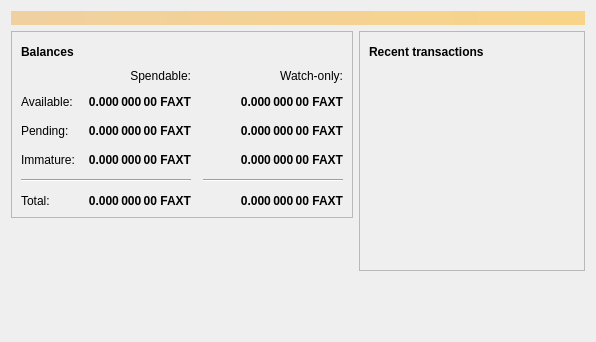
<?xml version="1.0" encoding="UTF-8"?>
<ui version="4.0">
 <class>OverviewPage</class>
 <widget class="QWidget" name="OverviewPage">
  <property name="geometry">
   <rect>
    <x>0</x>
    <y>0</y>
    <width>596</width>
    <height>342</height>
   </rect>
  </property>
  <property name="windowTitle">
   <string>Form</string>
  </property>
  <layout class="QVBoxLayout" name="topLayout">
   <item>
    <widget class="QLabel" name="labelAlerts">
     <property name="visible">
      <bool>false</bool>
     </property>
     <property name="styleSheet">
      <string notr="true">QLabel { background-color: qlineargradient(x1: 0, y1: 0, x2: 1, y2: 0, stop:0 #F0D0A0, stop:1 #F8D488); color:#000000; }</string>
     </property>
     <property name="wordWrap">
      <bool>true</bool>
     </property>
     <property name="margin">
      <number>3</number>
     </property>
     <property name="textInteractionFlags">
      <set>Qt::TextSelectableByMouse</set>
     </property>
    </widget>
   </item>
   <item>
    <layout class="QHBoxLayout" name="horizontalLayout" stretch="1,1">
     <item>
      <layout class="QVBoxLayout" name="verticalLayout_2">
       <item>
        <widget class="QFrame" name="frame">
         <property name="frameShape">
          <enum>QFrame::StyledPanel</enum>
         </property>
         <property name="frameShadow">
          <enum>QFrame::Raised</enum>
         </property>
         <layout class="QVBoxLayout" name="verticalLayout_4">
          <item>
           <layout class="QHBoxLayout" name="horizontalLayout_4">
            <item>
             <widget class="QLabel" name="label_5">
              <property name="font">
               <font>
                <weight>75</weight>
                <bold>true</bold>
               </font>
              </property>
              <property name="text">
               <string>Balances</string>
              </property>
             </widget>
            </item>
            <item>
             <widget class="QPushButton" name="labelWalletStatus">
              <property name="enabled">
               <bool>true</bool>
              </property>
              <property name="maximumSize">
               <size>
                <width>30</width>
                <height>16777215</height>
               </size>
              </property>
              <property name="toolTip">
               <string>The displayed information may be out of date. Your wallet automatically synchronizes with the Faxtcoin network after a connection is established, but this process has not completed yet.</string>
              </property>
              <property name="text">
               <string/>
              </property>
              <property name="icon">
               <iconset resource="../bitcoin.qrc">
                <normaloff>:/icons/warning</normaloff>
                <disabledoff>:/icons/warning</disabledoff>:/icons/warning</iconset>
              </property>
              <property name="iconSize">
               <size>
                <width>24</width>
                <height>24</height>
               </size>
              </property>
              <property name="flat">
               <bool>true</bool>
              </property>
             </widget>
            </item>
            <item>
             <spacer name="horizontalSpacer_3">
              <property name="orientation">
               <enum>Qt::Horizontal</enum>
              </property>
              <property name="sizeHint" stdset="0">
               <size>
                <width>40</width>
                <height>20</height>
               </size>
              </property>
             </spacer>
            </item>
           </layout>
          </item>
          <item>
           <layout class="QGridLayout" name="gridLayout">
            <property name="spacing">
             <number>12</number>
            </property>
            <item row="2" column="2">
             <widget class="QLabel" name="labelWatchPending">
              <property name="font">
               <font>
                <weight>75</weight>
                <bold>true</bold>
               </font>
              </property>
              <property name="cursor">
               <cursorShape>IBeamCursor</cursorShape>
              </property>
              <property name="toolTip">
               <string>Unconfirmed transactions to watch-only addresses</string>
              </property>
              <property name="text">
               <string notr="true">0.000 000 00 FAXT</string>
              </property>
              <property name="alignment">
               <set>Qt::AlignRight|Qt::AlignTrailing|Qt::AlignVCenter</set>
              </property>
              <property name="textInteractionFlags">
               <set>Qt::LinksAccessibleByMouse|Qt::TextSelectableByKeyboard|Qt::TextSelectableByMouse</set>
              </property>
             </widget>
            </item>
            <item row="2" column="1">
             <widget class="QLabel" name="labelUnconfirmed">
              <property name="font">
               <font>
                <weight>75</weight>
                <bold>true</bold>
               </font>
              </property>
              <property name="cursor">
               <cursorShape>IBeamCursor</cursorShape>
              </property>
              <property name="toolTip">
               <string>Total of transactions that have yet to be confirmed, and do not yet count toward the spendable balance</string>
              </property>
              <property name="text">
               <string notr="true">0.000 000 00 FAXT</string>
              </property>
              <property name="alignment">
               <set>Qt::AlignRight|Qt::AlignTrailing|Qt::AlignVCenter</set>
              </property>
              <property name="textInteractionFlags">
               <set>Qt::LinksAccessibleByMouse|Qt::TextSelectableByKeyboard|Qt::TextSelectableByMouse</set>
              </property>
             </widget>
            </item>
            <item row="3" column="2">
             <widget class="QLabel" name="labelWatchImmature">
              <property name="font">
               <font>
                <weight>75</weight>
                <bold>true</bold>
               </font>
              </property>
              <property name="cursor">
               <cursorShape>IBeamCursor</cursorShape>
              </property>
              <property name="toolTip">
               <string>Mined balance in watch-only addresses that has not yet matured</string>
              </property>
              <property name="text">
               <string notr="true">0.000 000 00 FAXT</string>
              </property>
              <property name="alignment">
               <set>Qt::AlignRight|Qt::AlignTrailing|Qt::AlignVCenter</set>
              </property>
              <property name="textInteractionFlags">
               <set>Qt::LinksAccessibleByMouse|Qt::TextSelectableByKeyboard|Qt::TextSelectableByMouse</set>
              </property>
             </widget>
            </item>
            <item row="4" column="0" colspan="2">
             <widget class="Line" name="line">
              <property name="orientation">
               <enum>Qt::Horizontal</enum>
              </property>
             </widget>
            </item>
            <item row="4" column="2">
             <widget class="Line" name="lineWatchBalance">
              <property name="sizePolicy">
               <sizepolicy hsizetype="Preferred" vsizetype="Fixed">
                <horstretch>0</horstretch>
                <verstretch>0</verstretch>
               </sizepolicy>
              </property>
              <property name="minimumSize">
               <size>
                <width>140</width>
                <height>0</height>
               </size>
              </property>
              <property name="orientation">
               <enum>Qt::Horizontal</enum>
              </property>
             </widget>
            </item>
            <item row="5" column="0">
             <widget class="QLabel" name="labelTotalText">
              <property name="text">
               <string>Total:</string>
              </property>
             </widget>
            </item>
            <item row="3" column="1">
             <widget class="QLabel" name="labelImmature">
              <property name="font">
               <font>
                <weight>75</weight>
                <bold>true</bold>
               </font>
              </property>
              <property name="cursor">
               <cursorShape>IBeamCursor</cursorShape>
              </property>
              <property name="toolTip">
               <string>Mined balance that has not yet matured</string>
              </property>
              <property name="text">
               <string notr="true">0.000 000 00 FAXT</string>
              </property>
              <property name="alignment">
               <set>Qt::AlignRight|Qt::AlignTrailing|Qt::AlignVCenter</set>
              </property>
              <property name="textInteractionFlags">
               <set>Qt::LinksAccessibleByMouse|Qt::TextSelectableByKeyboard|Qt::TextSelectableByMouse</set>
              </property>
             </widget>
            </item>
            <item row="2" column="3">
             <spacer name="horizontalSpacer_2">
              <property name="orientation">
               <enum>Qt::Horizontal</enum>
              </property>
              <property name="sizeHint" stdset="0">
               <size>
                <width>40</width>
                <height>20</height>
               </size>
              </property>
             </spacer>
            </item>
            <item row="3" column="0">
             <widget class="QLabel" name="labelImmatureText">
              <property name="text">
               <string>Immature:</string>
              </property>
             </widget>
            </item>
            <item row="5" column="1">
             <widget class="QLabel" name="labelTotal">
              <property name="font">
               <font>
                <weight>75</weight>
                <bold>true</bold>
               </font>
              </property>
              <property name="cursor">
               <cursorShape>IBeamCursor</cursorShape>
              </property>
              <property name="toolTip">
               <string>Your current total balance</string>
              </property>
              <property name="text">
               <string notr="true">0.000 000 00 FAXT</string>
              </property>
              <property name="alignment">
               <set>Qt::AlignRight|Qt::AlignTrailing|Qt::AlignVCenter</set>
              </property>
              <property name="textInteractionFlags">
               <set>Qt::LinksAccessibleByMouse|Qt::TextSelectableByKeyboard|Qt::TextSelectableByMouse</set>
              </property>
             </widget>
            </item>
            <item row="5" column="2">
             <widget class="QLabel" name="labelWatchTotal">
              <property name="font">
               <font>
                <weight>75</weight>
                <bold>true</bold>
               </font>
              </property>
              <property name="cursor">
               <cursorShape>IBeamCursor</cursorShape>
              </property>
              <property name="toolTip">
               <string>Current total balance in watch-only addresses</string>
              </property>
              <property name="text">
               <string notr="true">0.000 000 00 FAXT</string>
              </property>
              <property name="alignment">
               <set>Qt::AlignRight|Qt::AlignTrailing|Qt::AlignVCenter</set>
              </property>
              <property name="textInteractionFlags">
               <set>Qt::LinksAccessibleByMouse|Qt::TextSelectableByKeyboard|Qt::TextSelectableByMouse</set>
              </property>
             </widget>
            </item>
            <item row="0" column="2">
             <widget class="QLabel" name="labelWatchonly">
              <property name="text">
               <string>Watch-only:</string>
              </property>
              <property name="alignment">
               <set>Qt::AlignRight|Qt::AlignTrailing|Qt::AlignVCenter</set>
              </property>
             </widget>
            </item>
            <item row="1" column="0">
             <widget class="QLabel" name="labelBalanceText">
              <property name="text">
               <string>Available:</string>
              </property>
             </widget>
            </item>
            <item row="1" column="1">
             <widget class="QLabel" name="labelBalance">
              <property name="font">
               <font>
                <weight>75</weight>
                <bold>true</bold>
               </font>
              </property>
              <property name="cursor">
               <cursorShape>IBeamCursor</cursorShape>
              </property>
              <property name="toolTip">
               <string>Your current spendable balance</string>
              </property>
              <property name="text">
               <string notr="true">0.000 000 00 FAXT</string>
              </property>
              <property name="alignment">
               <set>Qt::AlignRight|Qt::AlignTrailing|Qt::AlignVCenter</set>
              </property>
              <property name="textInteractionFlags">
               <set>Qt::LinksAccessibleByMouse|Qt::TextSelectableByKeyboard|Qt::TextSelectableByMouse</set>
              </property>
             </widget>
            </item>
            <item row="1" column="2">
             <widget class="QLabel" name="labelWatchAvailable">
              <property name="font">
               <font>
                <weight>75</weight>
                <bold>true</bold>
               </font>
              </property>
              <property name="cursor">
               <cursorShape>IBeamCursor</cursorShape>
              </property>
              <property name="toolTip">
               <string>Your current balance in watch-only addresses</string>
              </property>
              <property name="text">
               <string notr="true">0.000 000 00 FAXT</string>
              </property>
              <property name="alignment">
               <set>Qt::AlignRight|Qt::AlignTrailing|Qt::AlignVCenter</set>
              </property>
              <property name="textInteractionFlags">
               <set>Qt::LinksAccessibleByMouse|Qt::TextSelectableByKeyboard|Qt::TextSelectableByMouse</set>
              </property>
             </widget>
            </item>
            <item row="2" column="0">
             <widget class="QLabel" name="labelPendingText">
              <property name="text">
               <string>Pending:</string>
              </property>
             </widget>
            </item>
            <item row="0" column="1">
             <widget class="QLabel" name="labelSpendable">
              <property name="text">
               <string>Spendable:</string>
              </property>
              <property name="alignment">
               <set>Qt::AlignRight|Qt::AlignTrailing|Qt::AlignVCenter</set>
              </property>
             </widget>
            </item>
           </layout>
          </item>
         </layout>
        </widget>
       </item>
       <item>
        <spacer name="verticalSpacer">
         <property name="orientation">
          <enum>Qt::Vertical</enum>
         </property>
         <property name="sizeHint" stdset="0">
          <size>
           <width>20</width>
           <height>40</height>
          </size>
         </property>
        </spacer>
       </item>
      </layout>
     </item>
     <item>
      <layout class="QVBoxLayout" name="verticalLayout_3">
       <item>
        <widget class="QFrame" name="frame_2">
         <property name="frameShape">
          <enum>QFrame::StyledPanel</enum>
         </property>
         <property name="frameShadow">
          <enum>QFrame::Raised</enum>
         </property>
         <layout class="QVBoxLayout" name="verticalLayout">
          <item>
           <layout class="QHBoxLayout" name="horizontalLayout_2">
            <item>
             <widget class="QLabel" name="label_4">
              <property name="font">
               <font>
                <weight>75</weight>
                <bold>true</bold>
               </font>
              </property>
              <property name="text">
               <string>Recent transactions</string>
              </property>
             </widget>
            </item>
            <item>
             <widget class="QPushButton" name="labelTransactionsStatus">
              <property name="enabled">
               <bool>true</bool>
              </property>
              <property name="maximumSize">
               <size>
                <width>30</width>
                <height>16777215</height>
               </size>
              </property>
              <property name="toolTip">
               <string>The displayed information may be out of date. Your wallet automatically synchronizes with the Faxtcoin network after a connection is established, but this process has not completed yet.</string>
              </property>
              <property name="text">
               <string/>
              </property>
              <property name="icon">
               <iconset resource="../bitcoin.qrc">
                <normaloff>:/icons/warning</normaloff>
                <disabledoff>:/icons/warning</disabledoff>:/icons/warning</iconset>
              </property>
              <property name="iconSize">
               <size>
                <width>24</width>
                <height>24</height>
               </size>
              </property>
              <property name="flat">
               <bool>true</bool>
              </property>
             </widget>
            </item>
            <item>
             <spacer name="horizontalSpacer">
              <property name="orientation">
               <enum>Qt::Horizontal</enum>
              </property>
              <property name="sizeHint" stdset="0">
               <size>
                <width>40</width>
                <height>20</height>
               </size>
              </property>
             </spacer>
            </item>
           </layout>
          </item>
          <item>
           <widget class="QListView" name="listTransactions">
            <property name="styleSheet">
             <string notr="true">QListView { background: transparent; }</string>
            </property>
            <property name="frameShape">
             <enum>QFrame::NoFrame</enum>
            </property>
            <property name="verticalScrollBarPolicy">
             <enum>Qt::ScrollBarAlwaysOff</enum>
            </property>
            <property name="horizontalScrollBarPolicy">
             <enum>Qt::ScrollBarAlwaysOff</enum>
            </property>
            <property name="selectionMode">
             <enum>QAbstractItemView::NoSelection</enum>
            </property>
           </widget>
          </item>
         </layout>
        </widget>
       </item>
       <item>
        <spacer name="verticalSpacer_2">
         <property name="orientation">
          <enum>Qt::Vertical</enum>
         </property>
         <property name="sizeHint" stdset="0">
          <size>
           <width>20</width>
           <height>40</height>
          </size>
         </property>
        </spacer>
       </item>
      </layout>
     </item>
    </layout>
   </item>
  </layout>
 </widget>
 <resources/>
 <connections/>
</ui>
